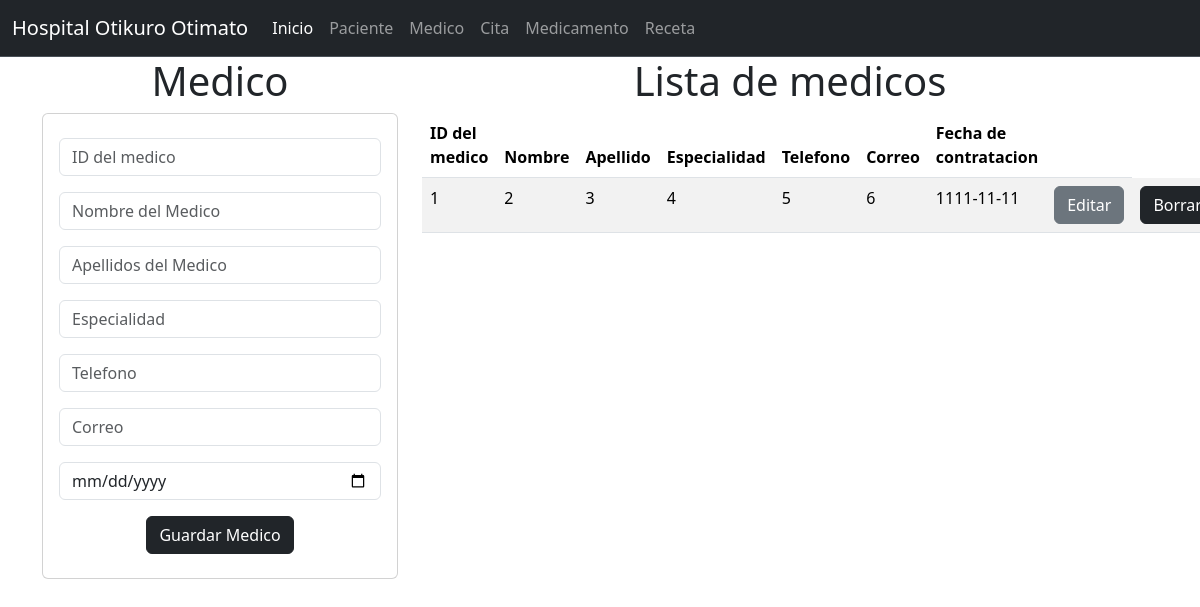
The page /Medico/Medico on the database its author committed.
### medico_app/models.py (models this page shows, shortened)
class Medico(models.Model):
    id_proveedor=models.PositiveSmallIntegerField(primary_key=True)
    nombre_empresa=models.CharField(max_length=100)
    contacto=models.CharField(max_length=100)
    telefono=models.CharField(max_length=100)
    correo_electronico=models.CharField(max_length=100)
    direccion=models.CharField(max_length=100)
    fechadecontratacion=models.CharField(max_length=100)

### medico_app/views.py (the view)
# urls.py: path('Medico',views.inicio_vistaMedico,name="Medico"),
def inicio_vistaMedico(request):
    lasproveedor=Medico.objects.all()
    return render(request,'gestionarMedico.html',{'misproveedor':lasproveedor})

### medico_app/templates/gestionarMedico.html
{% extends "base.html" %}
{% block cuerpo %}
{% load static %}
<div class="row">
    <div class="col-sm-12 col-md-4 col-lg-4 col-xl-4">
        <center><h1>Medico</h1></center>
        <div class="card">
            <div class="card-body">
                <form action="registrarMedico/" method="POST"> {% csrf_token %}
                    <div class="form-group py-2">
                        <input type="text" id="numidproveedor" name="numidproveedor" class="form-control" placeholder="ID del medico" minlength="1" maxlength="6" required>
                    </div>
                    <div class="form-group py-2">
                        <input type="text" id="txtnombreempresa" name="txtnombreempresa" class="form-control" placeholder= "Nombre del Medico" maxlength="100" required>
                    </div>
                    <div class="form-group py-2">
                        <input type="text" id="txtcontacto" name="txtcontacto" class="form-control" placeholder="Apellidos del Medico" maxlength="100" required>
                    </div>
                    <div class="form-group py-2">
                        <input type="text" id="numtelefono" name="numtelefono" class="form-control" placeholder="Especialidad" maxlength="100" required>
                    </div>
                    <div class="form-group py-2">
                        <input type="text" id="txtcorreoelectronico" name="txtcorreoelectronico" class="form-control" placeholder="Telefono" maxlength="50" required>
                    </div>
                    <div class="form-group py-2">
                        <input type="text" id="txtdireccion" name="txtdireccion" class="form-control" placeholder="Correo" maxlength="100" required>
                    </div>
                    <div class="form-group py-2">
                        <input type="date" id="txtfechac" name="txtfechac" class="form-control" maxlength="100" required>
                    </div>
                    <div class="form-group py-2">
                        <center><button type="submit" class="btn btn-dark">Guardar Medico</button></center>
                    </div>
                </form>
            </div>
        </div>
    </div>
    <div class="col-sm-12 col-md-8 col-lg-8 col-xl-8">
        <center><h1>Lista de medicos</h1></center>
        <table class="table table-striped">
            <thead>
                <tr>
                    <th scope="col">ID del medico</th>
                    <th scope="col">Nombre</th>
                    <th scope="col">Apellido</th>
                    <th scope="col">Especialidad</th>
                    <th scope="col">Telefono</th>
                    <th scope="col">Correo</th>
                    <th scope="col">Fecha de contratacion</th>
                    <th></th>
                </tr>
            </thead>
            <tbody>
                {% for m in misproveedor %}
                    <tr>
                        <td> {{m.id_proveedor}} </td>
                        <td> {{m.nombre_empresa}} </td>
                        <td> {{m.contacto}} </td>
                        <td> {{m.telefono}} </td>
                        <td> {{m.correo_electronico}} </td>
                        <td> {{m.direccion}} </td>
                        <td> {{m.fechadecontratacion}} </td>
                        <td><a href="seleccionarMedico/{{m.id_proveedor}}" class="btn btn-secondary">Editar</a></td>
                        <td><a href="borrarMedico/{{m.id_proveedor}}" class="btn btn-dark">Borrar</a></td>
                    </tr>
                {% endfor %}
            </tbody>
        </table>
    </div>
</div>
{% endblock %}

### rows shown on the page
Medico: id_proveedor "1", nombre_empresa "2", contacto "3", telefono "4", correo_electronico "5", direccion "6", fechadecontratacion "1111-11-11"
